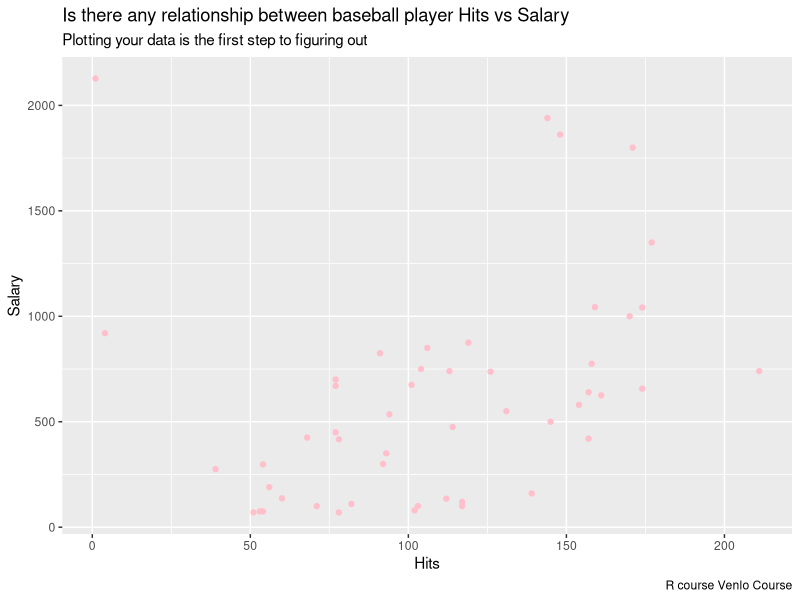
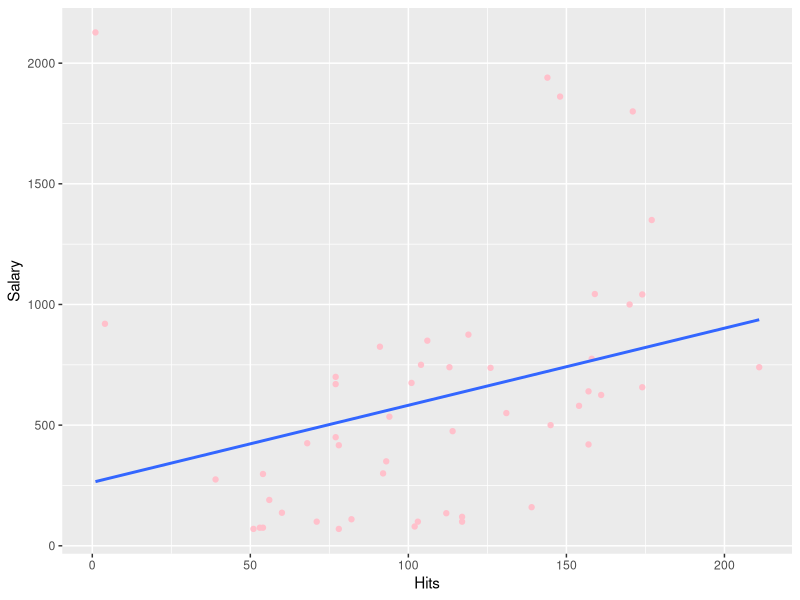
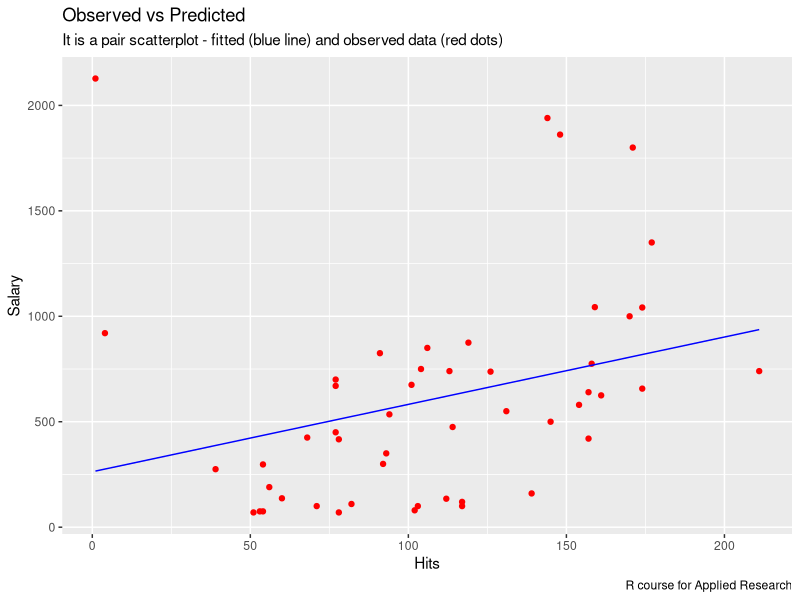
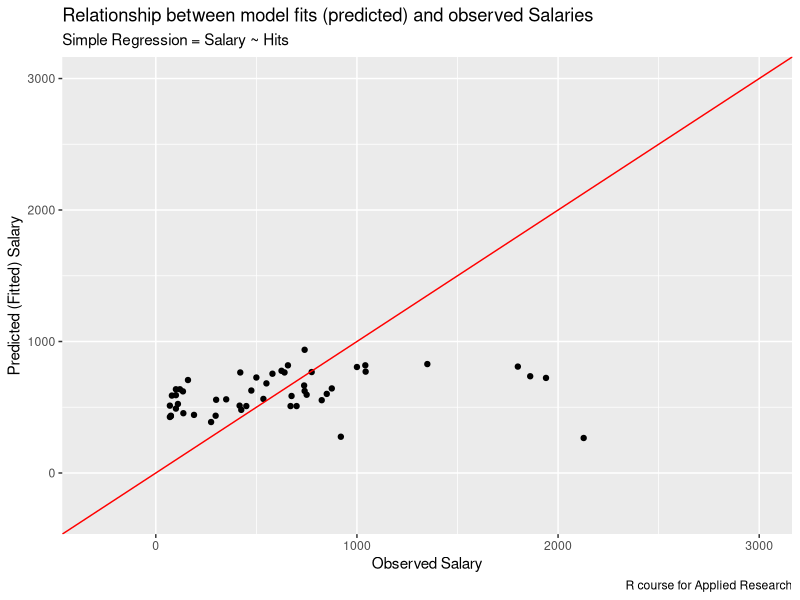
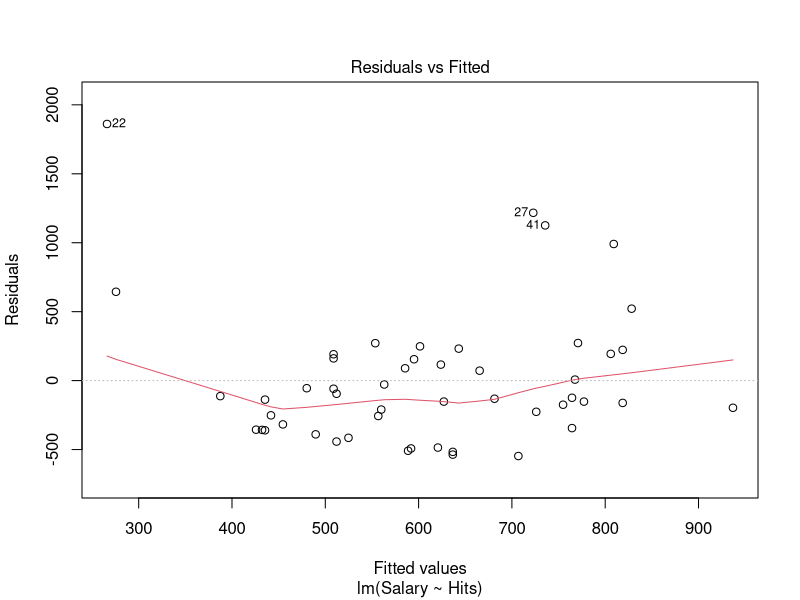
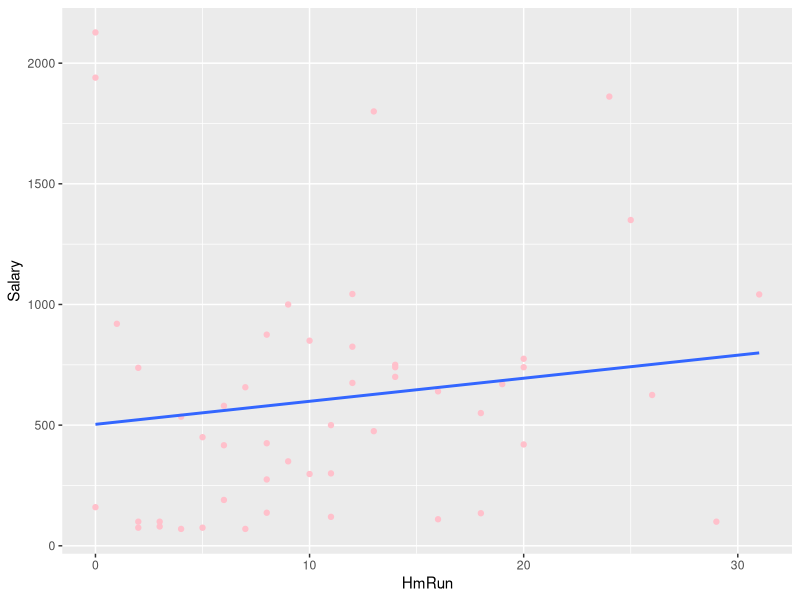
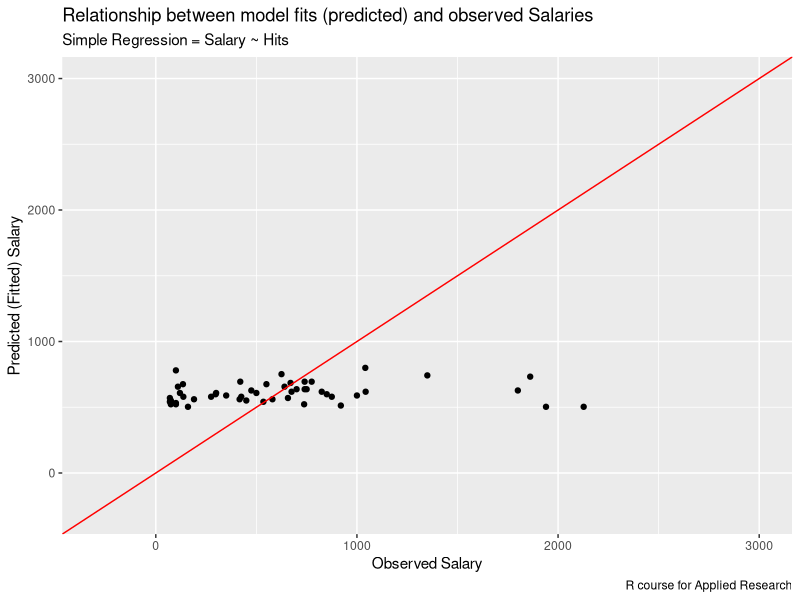
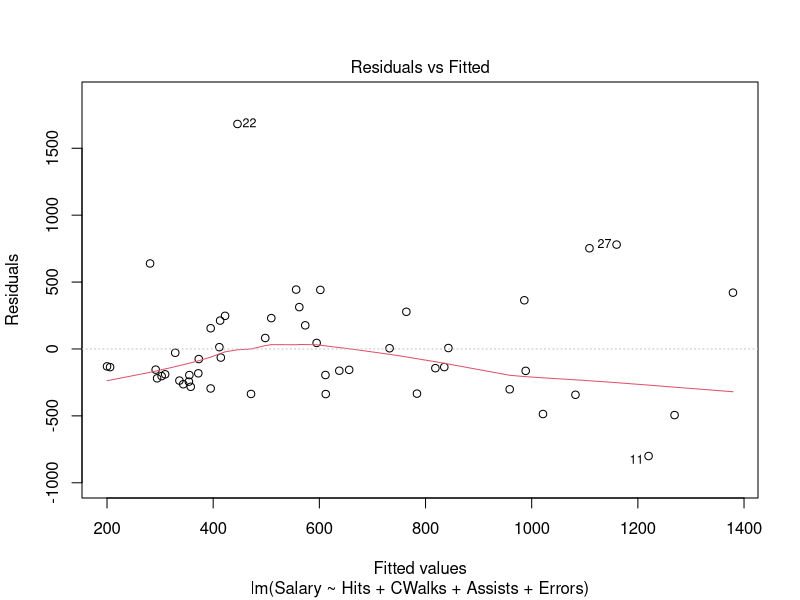

Generate these figures, in order, with R:
## ---- chunk 1
knitr::opts_chunk$set(echo = TRUE)
## ---- chunk 2
getwd()
library(readxl) # import library
baseball <- read_excel("../data/Baseball.xlsx") # import the baseball.xlsx file
## ---- chunk 3
head(baseball,6)
## ---- chunk 4
str(baseball)
## ---- chunk 5
class(baseball$League) # check the factor variable "League"
## ---- chunk 6
# convert the variable "League" into factor
baseball$League <- factor(baseball$League)
# convert the variable "Division" into factor
baseball$Division <- factor(baseball$Division)
## ---- chunk 7
baseball$NewLeague <- factor(baseball$Division)
## ---- chunk 8
class(baseball$League) # check for variable League
## ---- chunk 9
class(baseball$Division) # check for variable Division

## ---- chunk 10
str(baseball)
## ---- chunk 11
summary(baseball)
## ---- chunk 12
library(ggplot2) # import ggplot2 library for visualisation
ggplot(baseball, aes(x = Hits, y = Salary)) +
  geom_point(col = "pink") +
  labs(title = "Is there any relationship between baseball player Hits vs Salary",
       subtitle = "Plotting your data is the first step to figuring out",
       caption = "R course Venlo Course")
## ---- chunk 13
ggplot(baseball, aes(x = Hits, y = Salary)) +
  geom_point(col = "pink") +
  geom_smooth(method='lm',  # Add linear regression line 
              se = FALSE) # # Don't add shaded confidence region
  labs(title = "Is there any relationship between baseball player Hits vs Salary",
       subtitle = "Plotting your data is the first step to figuring out",
       caption = "R course Venlo Course")

## ---- chunk 14
baseball_simple <- lm(formula = Salary ~ Hits, # linear regression formula (Dependent ~ Independent)
                data = baseball) # the name of my dataset
## ---- chunk 15
summary(baseball_simple)
## ---- chunk 16
baseball_simple$residuals
## ---- chunk 17
baseball_simple$coefficients
## ---- chunk 18
# estimated values
baseball_simple$fitted.values
## ---- chunk 19
# Predicted value for first player
head(baseball_simple$fitted.values,1)
## ---- chunk 20
# Salary for the first player
head(baseball$Salary,1)

## ---- chunk 21
head(baseball$Hits,1)
## ---- chunk 22
ggplot() +
  geom_point(aes(x = baseball$Hits, y = baseball$Salary),
             colour = 'red') +
  geom_line(aes(x = baseball$Hits, y = fitted(baseball_simple)),
            colour = 'blue') +
    labs(title = "Observed vs Predicted", x = "Hits", y= "Salary",
       subtitle = "It is a pair scatterplot - fitted (blue line) and observed data (red dots)",
       caption = "R course for Applied Research")
## ---- chunk 23

# Create scatterplot for observed vs fitted 
ggplot(data = baseball, aes(x = Salary, y = baseball_simple$fitted.values)) +  
  geom_point() +
  geom_abline(slope = 1, intercept = 0, col = "red") +
  labs(title = "Relationship between model fits (predicted) and observed Salaries",
       subtitle = "Simple Regression = Salary ~ Hits",
       caption = "R course for Applied Research", y = 'Predicted (Fitted) Salary', x = 'Observed Salary') +
  geom_segment(aes(x = Salary, y = baseball_simple$fitted.values, xend = Salary, yend = baseball_simple$fitted.values), 
               col = "red") +
  xlim(c(-300, 3000)) +
  ylim(c(-300, 3000))
## ---- chunk 24
# add the error (residuals = Observed - Fitted)
residuals <- baseball$Salary-fitted(baseball_simple)

# create residual table
residual_table <- data.frame(Hits = baseball$Hits, Observed = baseball$Salary,Fitted = fitted(baseball_simple), residuals)

# print first player predicted value and observed salary
head(residual_table,1)

## ---- chunk 25
# plot the residuals against the fitted values
plot(baseball_simple,1)
## ---- chunk 26
ggplot(baseball, aes(x = HmRun, y = Salary)) +
  geom_point(col = "pink") +
  geom_smooth(method='lm',  # Add linear regression line 
              se = FALSE) # # Don't add shaded confidence region
  labs(title = "Is there any relationship between baseball player Hits vs Salary",
       subtitle = "Plotting your data is the first step to figuring out",
       caption = "R course Venlo Course")
## ---- chunk 27
baseball_simple1 <- lm(formula = Salary ~ HmRun, # linear regression formula (Dependent ~ Independent)
                data = baseball) # the name of my dataset
## ---- chunk 28
summary(baseball_simple1)
## ---- chunk 29
# Create scatterplot for observed vs fitted 
ggplot(data = baseball, aes(x = Salary, y = baseball_simple1$fitted.values)) +  
  geom_point() +
  geom_abline(slope = 1, intercept = 0, col = "red") +
  labs(title = "Relationship between model fits (predicted) and observed Salaries",
       subtitle = "Simple Regression = Salary ~ Hits",
       caption = "R course for Applied Research", y = 'Predicted (Fitted) Salary', x = 'Observed Salary') +
  geom_segment(aes(x = Salary, y = baseball_simple1$fitted.values, xend = Salary, yend = baseball_simple1$fitted.values), 
               col = "red") +
  xlim(c(-300, 3000)) +
  ylim(c(-300, 3000))
## ---- chunk 30
baseball_multiple <- lm(formula = Salary ~ Hits + CWalks + Assists + Errors, # linear regression formula (Dependent ~ Independent)
                data = baseball) # the name of my dataset
## ---- chunk 31
summary(baseball_multiple)
## ---- chunk 32
baseball_multiple$coefficients
## ---- chunk 33
plot(baseball_multiple,1)
